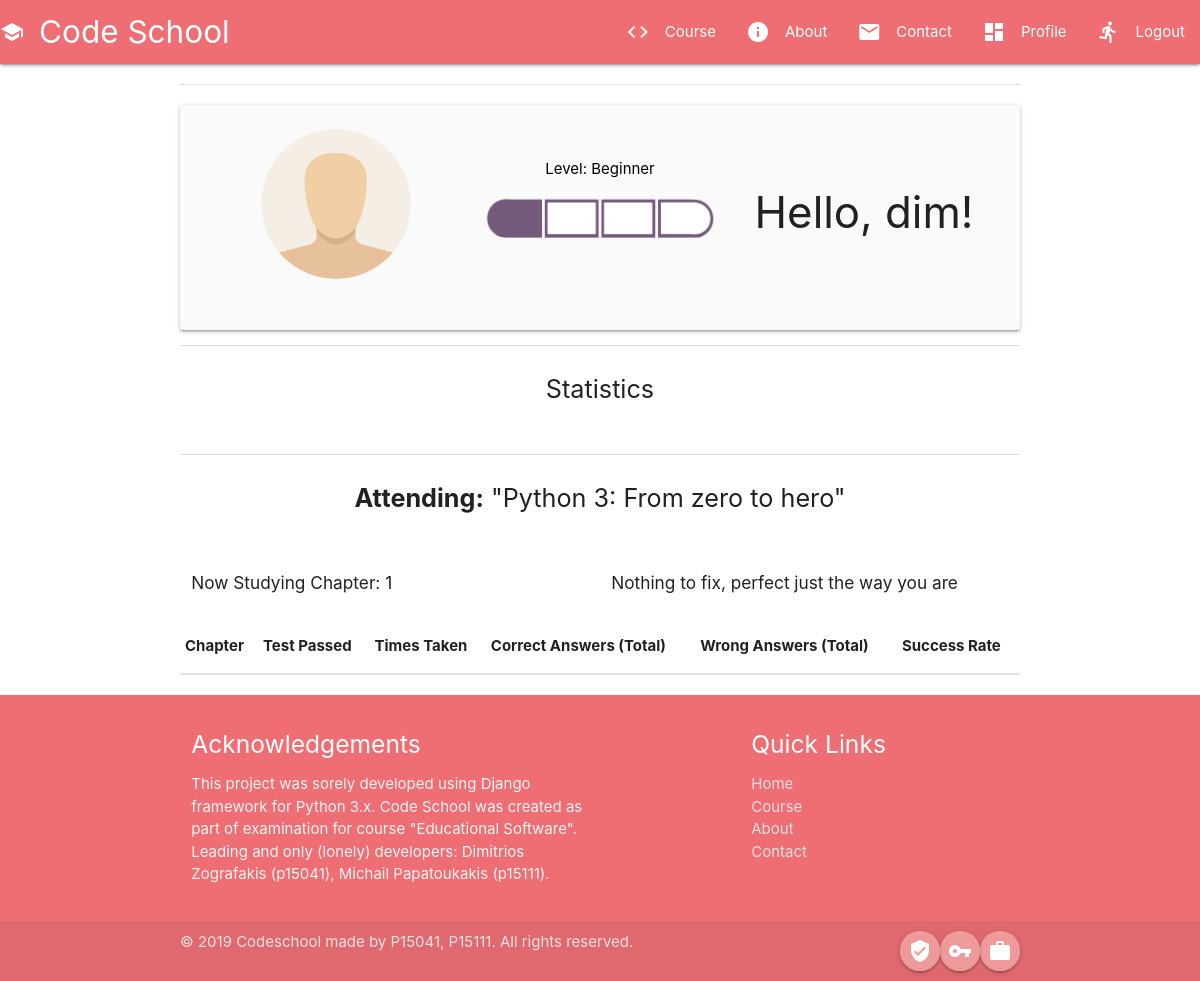
The app's page /profile/ (signed in), older data.
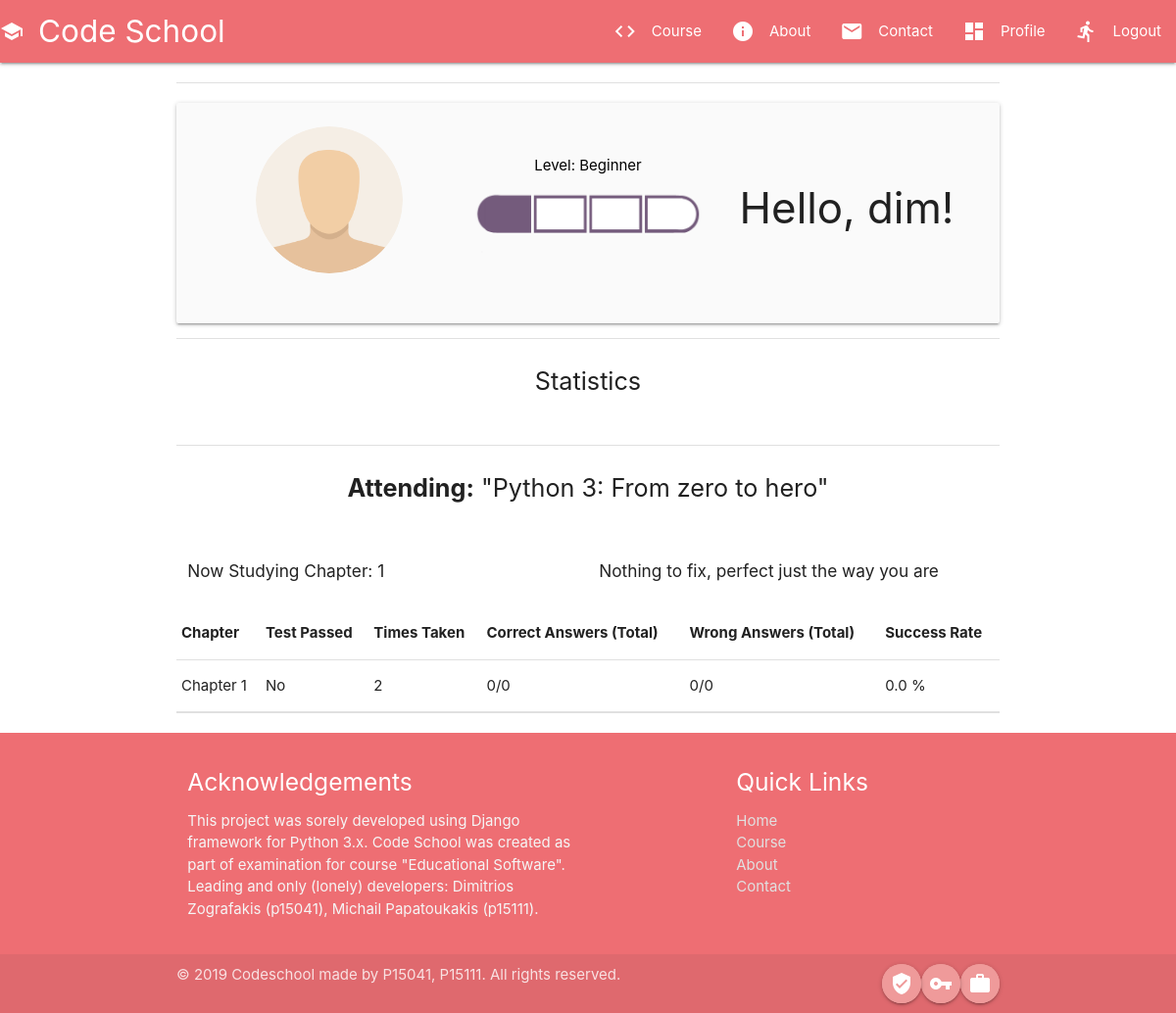
The same page, newer data.
### users/models.py (models this page shows, shortened)
class Profile(models.Model):
    user = models.OneToOneField(User, on_delete=models.CASCADE)
    image = models.ImageField(default='default.png', upload_to='profile_pics')
    level = models.CharField(max_length=50, default='Beginner')
    rank = models.ImageField(default=f'ranks/Beginner.png')
    attending_course = models.CharField(max_length=100, blank=True, null=True, default='Python 3: From zero to hero')
    chapter_studying = models.PositiveIntegerField(default=1)
    test_taking = models.PositiveIntegerField(default=1)
    bad_at = models.CharField(max_length=50, blank=True, null=True)

### courses/models.py (models this page shows, shortened)
class Statistics(models.Model):
    user = models.OneToOneField(User, on_delete=models.CASCADE)
    questionnaire = models.ForeignKey(Questionnaire, on_delete=models.CASCADE)
    times_taken = models.PositiveIntegerField(default=0)
    answers_total = models.PositiveIntegerField(default=0)
    answers_correct = models.PositiveIntegerField(default=0)
    answers_wrong = models.PositiveIntegerField(default=0)
    success_rate = models.FloatField(default=100.0)
    passed = models.BooleanField(default=False)

class Questionnaire(models.Model):
    name = models.CharField(max_length=100, null=False)
    user = models.ForeignKey(settings.AUTH_USER_MODEL, related_name='questionnaire', on_delete=models.CASCADE)

### users/views.py (the view)
# urls.py: path('profile/', ProfilePageView.as_view(), name='profile'),
class ProfilePageView(LoginRequiredMixin, TemplateView):
    template_name = 'users/profile.html'
    breadcrumbs = ['profile']
    def get(self, request, *args, **kwargs):
        user = request.user
        context = {}
        stats = Statistics.objects.filter(user=user)
        context['stats'] = stats
        return render(request, self.template_name, context)

### users/templates/users/profile.html (shortened to what this page needs)
{% extends 'base.html' %}
{% block content %}
    <div class="container">
        <div class="divider"></div>
        <div class="row">
            <div class="card-panel grey lighten-5 z-depth-1">
                <div class="row valign-wrapper center">
                    <div class="col s4">
                        <img src="{{ user.profile.image.url }}" alt="" style="height:150px;" class="circle responsive-img">
                    </div>
                    <div class="col s4">
                        <span class="black-text">
                            <p>Level: {{ user.profile.level }}</p>
                        </span>
                        <img src="{{ user.profile.rank.url }}" alt=""style="height:70px;" class="responsive-img">
                    </div>
                    <div class="col s4">
                        <h3>Hello, {{ user.username }}!</h3>
                    </div>
                </div>
            </div>
            <div class="divider"></div>
        </div>
        <div class="row">
            <div class="center">
                <p class="flow-text">Statistics</p>
            </div>
        </div>
        <div class="divider"></div>
        <div class="center">
            <div class="row">
            <p class="flow-text">
                <b>Attending:</b> "{{ user.profile.attending_course }}"
            </p>
            </div>
        </div>
        <div class="row">
            <div class="col s6">
                <h6>Now Studying Chapter: {{ user.profile.chapter_studying }}</h6>
            </div>
            <div class="col s6">
                {% if user.profile.bad_at == None %}
                    <h6>Nothing to fix, perfect just the way you are</h6>
                {% else %}
                    <h6>You should really work your: {{ user.profile.bad_at }}</h6>
                {% endif %}
            </div>
        </div>
        <table class="center">
            <thead>
            <tr>
                <th>Chapter</th>
                <th>Test Passed</th>
                <th>Times Taken</th>
                <th>Correct Answers (Total)</th>
                <th>Wrong Answers (Total)</th>
                <th>Success Rate</th>
            </tr>
            </thead>
            <tbody>
            {% for stat in stats %}
                <tr>
                    <td>{{ stat.questionnaire.name }}</td>
                    <td>{% if stat.passed %} Yes {% else %} No {% endif %}</td>
                    <td>{{ stat.times_taken }}</td>
                    <td>{{ stat.answers_correct }}/{{ stat.answers_total }}</td>
                    <td>{{ stat.answers_wrong }}/{{ stat.answers_total }}</td>
                    <td>{{ stat.success_rate }} % </td>
                </tr>
            {% endfor %}
            </tbody>
        </table>
        <div class="divider"></div>
    </div>
{% endblock %}

### templates/base.html (shortened to what this page needs)
<!DOCTYPE html>
<html lang="en">
<head>
    {% load static %}
    <link rel="stylesheet" href="https://cdnjs.cloudflare.com/ajax/libs/materialize/1.0.0/css/materialize.min.css">
</head>
<body>
{% load static %}
{% include 'navbar.html' %}
{% block content %}{% endblock %}
</body>
{% include 'footer.html' %}
</html>

### templates/navbar.html (shortened to what this page needs)
<nav>
    <div class="nav-wrapper">
        <a href="/" class="brand-logo"><i class="material-icons">school</i>Code School</a>
        {% block nav %}
        <ul class="right hide-on-med-and-down">
            <li {% if 'course' in view.breadcrumbs %}class="active"{% endif %}><a href={% url 'course' %}><i class="material-icons left">code</i>Course</a></li>
            <li {% if 'about' in view.breadcrumbs %}class="active"{% endif %}><a href="/about/"><i class="material-icons left">info</i>About</a></li>
            <li {% if 'contact' in view.breadcrumbs %}class="active"{% endif %}><a href="/contact/"><i class="material-icons left">mail</i>Contact</a></li>
            {% if user.is_authenticated%}
                <li><a href={% url 'profile' %}><i class="material-icons left">dashboard</i>Profile</a></li>
                <li><a href={% url 'logout' %}><i class="material-icons left">directions_run</i>Logout</a></li>
            {% endif %}
        </ul>
        {% endblock %}
    </div>
</nav>

### templates/footer.html
<footer class="page-footer">
          <div class="container">
            <div class="row">
              <div class="col l6 s12">
                <h5 class="white-text">Acknowledgements</h5>
                <p class="grey-text text-lighten-4">This project was sorely developed using Django framework for Python 3.x.
                    Code School was created as part of examination for course "Educational Software".
                    Leading and only (lonely) developers: Dimitrios Zografakis (p15041), Michail Papatoukakis (p15111).</p>
              </div>
              <div class="col l4 offset-l2 s12">
                <h5 class="white-text">Quick Links</h5>
                <ul>
                    <li><a {% if 'home' in view.breadcrumbs %}class="black-text text-black lighten-2" {% else %} class="grey-text text-lighten-2 {% endif %}" href="/">Home</a></li>
                    <li><a {% if 'course' in view.breadcrumbs %}class="black-text text-blue-grey lighten-2" {% else %} class="grey-text text-lighten-2 {% endif %}" href={% url 'course' %}>Course</a></li>
                    <li><a {% if 'about' in view.breadcrumbs %}class="black-text text-blue-grey lighten-2" {% else %} class="grey-text text-lighten-2 {% endif %}" href="/about/">About</a></li>
                    <li><a {% if 'contact' in view.breadcrumbs %}class="black-text text-blue-grey lighten-2" {% else %} class="grey-text text-lighten-2 {% endif %}" href="/contact/">Contact</a></li>
                </ul>
              </div>
            </div>
          </div>
            <div class="footer-copyright">
                <div class="container">
                    © 2019 Codeschool made by P15041, P15111. All rights reserved.
                    <a class="btn-floating red lighten-3 pulse right"><i class="material-icons">work</i></a>
                    <a class="btn-floating red lighten-3 pulse right"><i class="material-icons">vpn_key</i></a>
                    <a class="btn-floating red lighten-3 pulse right"><i class="material-icons">verified_user</i></a>
                </div>
            </div>
</footer>

Row changes from the older to the newer data that the page shows:
added Statistics: questionnaire.name "Chapter 1", passed "No", times_taken "2", answers_correct "0", answers_total "0", answers_wrong "0", success_rate "0.0"
